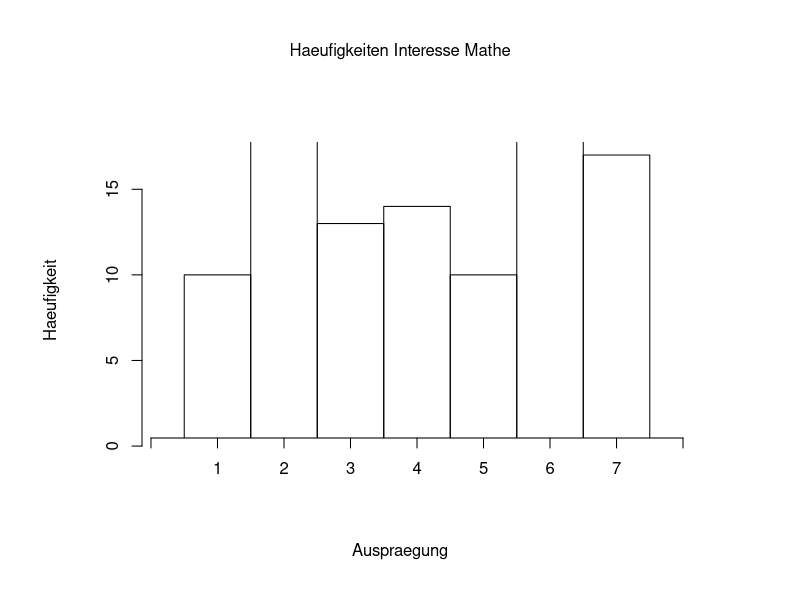
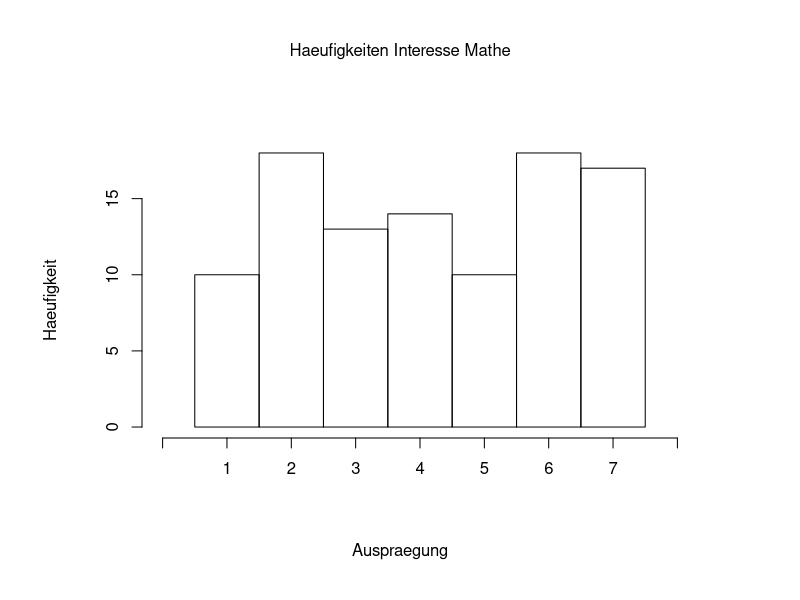
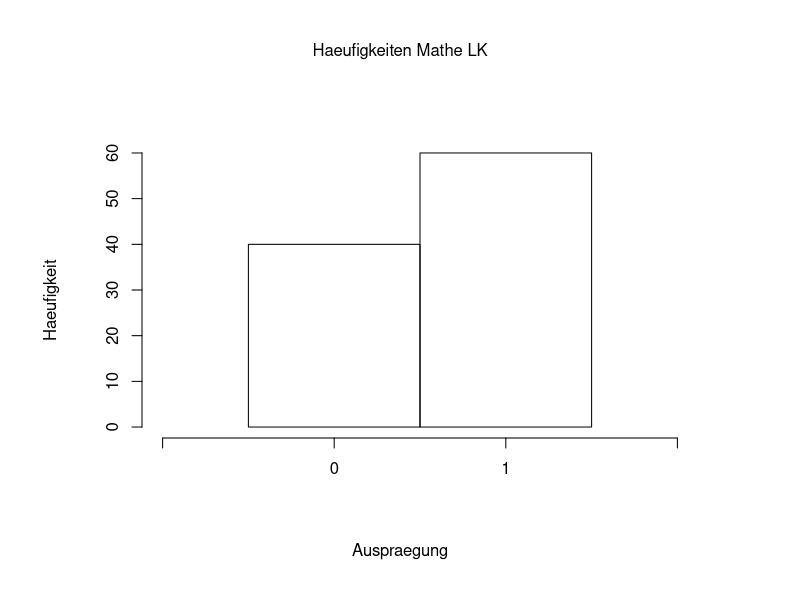
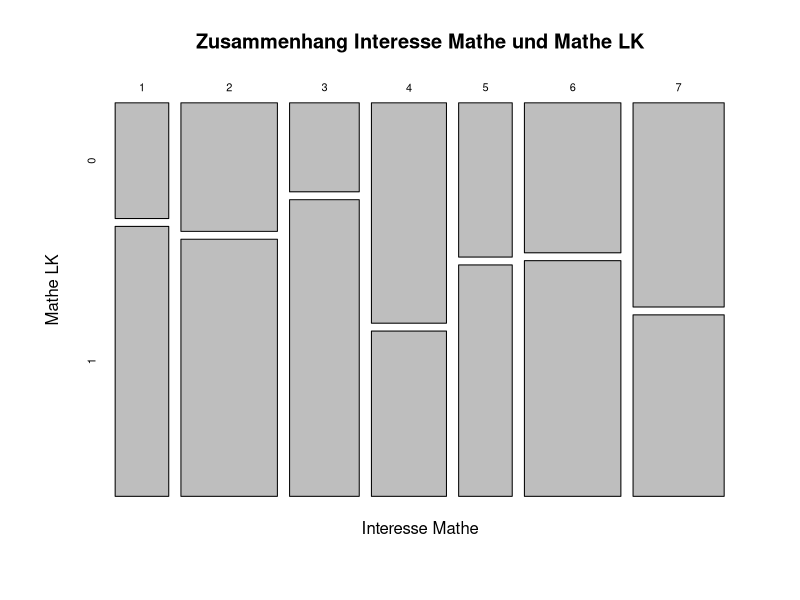
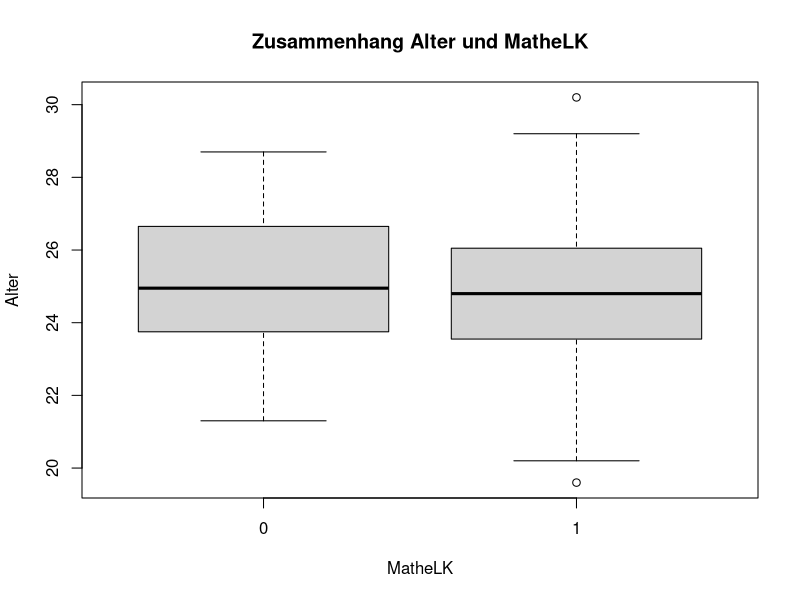
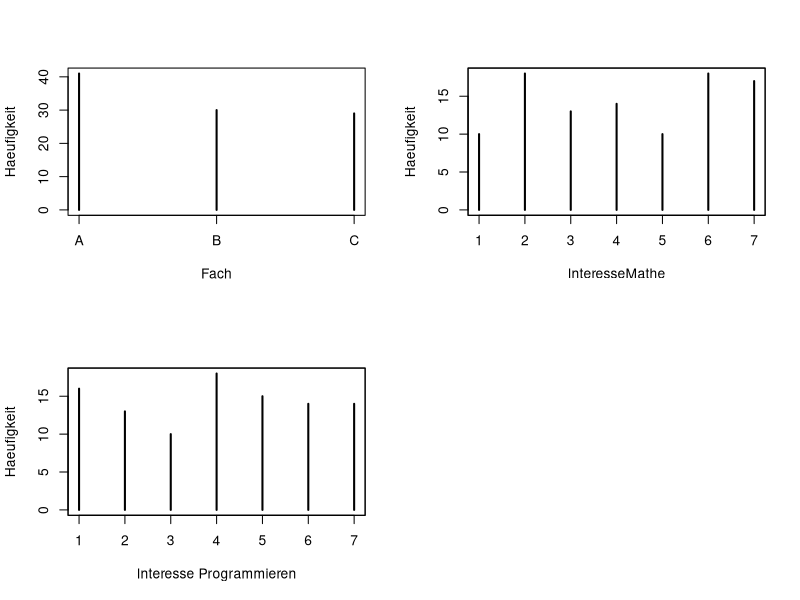

The R script that drew these images, in order: (Note: this script raises an error after producing the figures.)
#Hier die Funktionen zur Auswertung
test <- data.frame("alter"=round(rnorm(100, mean = 25,sd = 2),1),
                   "fach"=factor(sample(c("A", "B", "C"),100, rep=T)),
                   "IntMath" = factor(sample(1:7, 100, rep=T)),
                   "IntPro" = factor(sample(1:7, 100, rep=T)),
                   "MLK" = factor(sample(0:1, 100, rep=T))                   )

# (a) Eine Funktion, die verschiedene geeignete deskriptive Statistiken
# fuer metrische Variablen berechnet und ausgibt

metric <- function(v, name, boxpl=FALSE){
  if(boxpl){boxplot(v, xlab=name, main=paste("Auswertung", name))}
  return(c(summary(v), "Varianz"=var(v)))
}
#Test
metric(test$alter, "Alter")



# b) Eine Funktion, die verschiedene geeignete deskriptive Statistiken
# fuer kategoriale Variablen berechnet und ausgibt.
# Erstellt den Modus, die absolute Haeufigkeit und die relative Haeufigkeit.

kateg <- function(v, name, plot=TRUE){
  tab <- table(v)
  mod <- names(which(table(v)==max(table(v))))
  
  #Grafik
  if(plot){
    n <- length(levels(v))
    maH <- max(table(v))
    plot.new()
    plot.window(xlim=c(0,n+1), ylim=c(0,maH))
    par(oma=c(3,3,3,3))
    axis(1, at=0:(n+1), labels = c("",levels(v),""))
    axis(2)
    rect(xleft=(1:n)-0.5, ybottom=0, xright=(1:n)+0.5, ytop=table(v))
    mtext(text=paste("Haeufigkeiten", name),side = 3, outer=TRUE)
    mtext("Auspraegung", 1, outer = TRUE)
    mtext("Haeufigkeit", 2, outer = TRUE)
  }
  return(list("Modus"=mod, "abs. Haeufigkeiten"=tab, "rel. Haeufigkeiten"=tab*(1/length(v))))
}
#Test
kateg(test$IntMath, "Interesse Mathe")

# (c) Eine Funktion, die geeignete deskriptive bivariate Statistiken fuer
# den Zusammenhang zwischen zwei kategorialen Variablen
# berechnet ausgibt.
# Erstellt die gemeinsame Haeufigkeit und die dazugehoerige relative 
# Haeufigkeit.

bivKateg <- function(v1, v2, name1, name2, plot){
  #einzelne Auswertungen
  cat("Auswewrtung der Variable v1", "\n")
  print(kateg(v1,name1))
  cat("--------------------------", "\n")
  cat("Auswertung der Variable v2", "\n")
  print(kateg(v2,name2))
  cat("--------------------------", "\n")
  
  #gemeinsame Haeufigkeiten
  tab <- table(v1, v2)
  rel_tab <- (1/min(c(length(v1), length(v2))))*tab
  
  #evtl noch Plot der gemeinsamen Haeufigkeiten
  if(plot){
    dev.off()
    plot(table(v1,v2), xlab=name1, ylab=name2, 
         main=paste("Zusammenhang", name1 ,"und", name2))
  }
  
  return(list("gemeinsame Haeufigkeiten"= tab, "rel. Haeufigkeiten"=rel_tab))
  
}

#Test
bivKateg(test$IntMath, test$MLK, "Interesse Mathe", "Mathe LK", TRUE)


# (d) Eine Funktion, die geeignete deskriptive bivariate Statistiken fuer
# den Zusammengang zwischen einer metrischen und einer
# dichotomen Variablen berechnet und ausgibt

bivMetDicho <- function(met, dic, nameMet, nameDic){
  boxplot(met ~ dic, xlab=nameDic, ylab=nameMet, 
          main=paste("Zusammenhang", nameMet, "und", nameDic))
  realisationen_von_dic = dic[which(duplicated(dic) == FALSE)]
  met1 = met[which(dic == realisationen_von_dic[1])]
  met2 = met[which(dic == realisationen_von_dic[2])]
  
  return(list("Realisationen_von_dic" = table(dic), "Erste_Realisation_von_dic" = metric(met1), 
              "Zweite_Realisation_von_dic" = metric(met2)))
}

#Test
bivMetDicho(met = test$alter, dic= test$MLK, "Alter", "MatheLK")


# (e) Eine Funktion, die eine mindestens ordinal skalierte Variable
# quantilbasiert kategorisiert (z.B. in niedrig, mittel, hoch)

quantKateg <- function(v){
  quantiles <- quantile(v, c(0.33,0.66))
  kat <- 0
  for(i in 1:length(v)){
    if(v[i]<=quantiles[1]){kat[i] <- "niedrig"}
    if(v[i]<=quantiles[2] && v[i]>quantiles[1]){kat[i] <- "mittel"}
    if(v[i]>quantiles[2]){kat[i] <- "hoch"}
  }
  return(kat)
}

#Test
quantKateg(test$alter)



# (f) Eine Funktion, die eine geeignete Visualisierung von drei oder vier
# kategorialen Variablen erstellt

visualize <- function(v1,v2,v3,v4="", name1, name2, name3, name4=""){
  par(mfrow=c(2,2))
  plot(table(v1), xlab=name1, ylab="Haeufigkeit")
  box()
  plot(table(v2), xlab=name2, ylab="Haeufigkeit")
  box()
  plot(table(v3), xlab=name3, ylab="Haeufigkeit")
  box()
  if(v4!=""){
    plot(table(v4), xlab=name4, ylab="Haeufigkeit")
    box()
    }
}

visualize(test$fach, test$IntMath, test$IntPro, test$MLK, 
          "Fach", "InteresseMathe", "Interesse Programmieren", "MatheLK")

# Freiwillig: weitere zur Deskription und Visualisierung geeignete
# Funktionen
